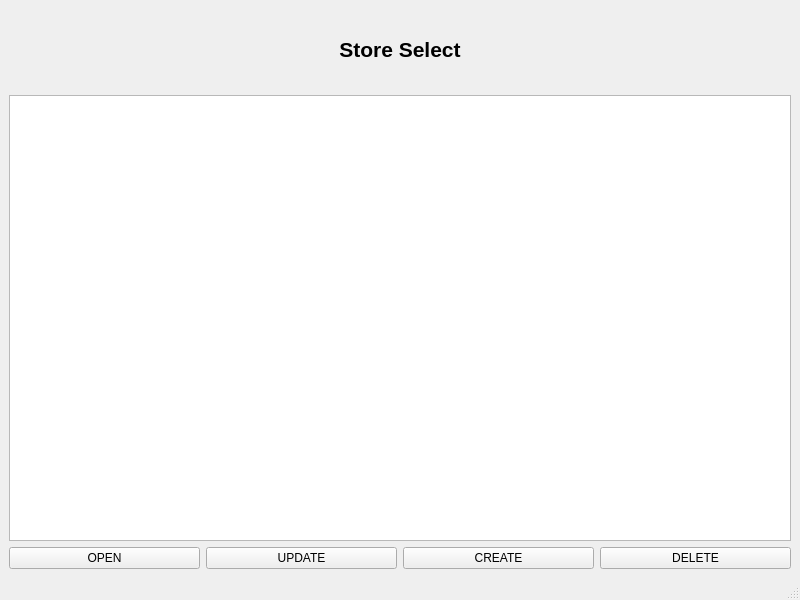
<?xml version="1.0" encoding="UTF-8"?>
<ui version="4.0">
 <class>MainWindow</class>
 <widget class="QMainWindow" name="MainWindow">
  <property name="geometry">
   <rect>
    <x>0</x>
    <y>0</y>
    <width>800</width>
    <height>600</height>
   </rect>
  </property>
  <property name="windowTitle">
   <string>MainWindow</string>
  </property>
  <widget class="QWidget" name="centralwidget">
   <layout class="QVBoxLayout" name="verticalLayout">
    <item>
     <widget class="QLabel" name="label">
      <property name="minimumSize">
       <size>
        <width>0</width>
        <height>80</height>
       </size>
      </property>
      <property name="font">
       <font>
        <pointsize>16</pointsize>
        <weight>75</weight>
        <bold>true</bold>
       </font>
      </property>
      <property name="text">
       <string>Store Select</string>
      </property>
      <property name="alignment">
       <set>Qt::AlignCenter</set>
      </property>
     </widget>
    </item>
    <item>
     <widget class="QTableWidget" name="tableWidget"/>
    </item>
    <item>
     <layout class="QHBoxLayout" name="horizontalLayout">
      <item>
       <widget class="QPushButton" name="openBtn">
        <property name="text">
         <string>OPEN</string>
        </property>
       </widget>
      </item>
      <item>
       <widget class="QPushButton" name="pushButton_2">
        <property name="text">
         <string>UPDATE</string>
        </property>
       </widget>
      </item>
      <item>
       <widget class="QPushButton" name="pushButton">
        <property name="text">
         <string>CREATE</string>
        </property>
       </widget>
      </item>
      <item>
       <widget class="QPushButton" name="pushButton_3">
        <property name="text">
         <string>DELETE</string>
        </property>
       </widget>
      </item>
     </layout>
    </item>
   </layout>
  </widget>
  <widget class="QMenuBar" name="menubar">
   <property name="geometry">
    <rect>
     <x>0</x>
     <y>0</y>
     <width>800</width>
     <height>21</height>
    </rect>
   </property>
  </widget>
  <widget class="QStatusBar" name="statusbar"/>
 </widget>
 <resources/>
 <connections/>
</ui>
